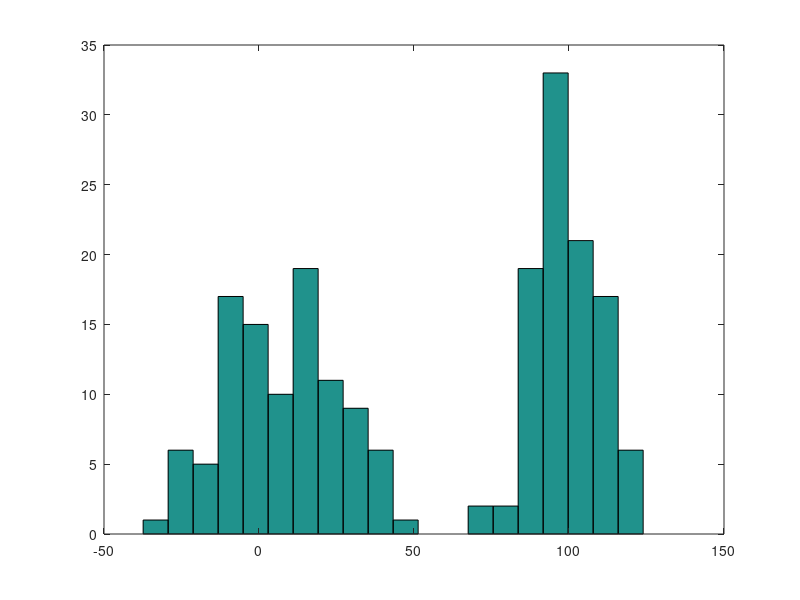

Recreate this plot in MATLAB.
amu(1) = 10; amu(2) = 100; asigma(1) = 20; asigma(2) = 10;
aD = [random('Normal',amu(1),asigma(1),100,1); random('Normal',amu(2),asigma(2),100,1)];
aDp = randperm(200); aD1 = aD(aDp);
hist(aD1, 20);
% means:
eamu(1) = random('unif',1,100,1); eamu(2) = random('unif',1,100,1);
% standard deviations:
easigma(1) = random('unif',1,30,1); easigma(2) = random('unif',1,30,1);
epi(1) = 0.5; epi(2) = 0.5;
for c=1:2
    paD1{c} = pdf('norm', aD1, eamu(c), easigma(c))
end
for c=1:2
    w{c} = (epi(c)*paD1{c})./(epi(1)*paD1{1}+epi(2)*paD1{2});
end
% New means:
for c=1:2
    eamu(c) = sum(w{c}.*aD1)/sum(w{c});
end
% New sigmas:
for c=1:2
    x = aD1-eamu(c);
    easigma(c) = sqrt(sum(w{c}.*(x.*x))/sum(w{c}));
end
% New mixing proportions:
for c=1:2
    epi(c) = sum(w{c})/200;
end